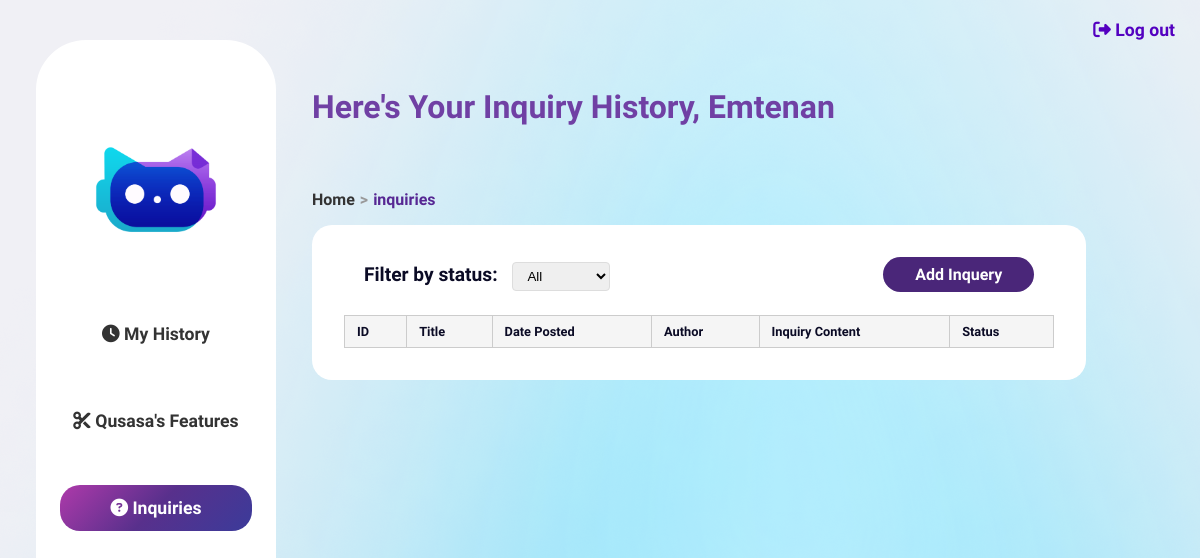
Before: /user_inquiries/ (signed in) with the older database file.
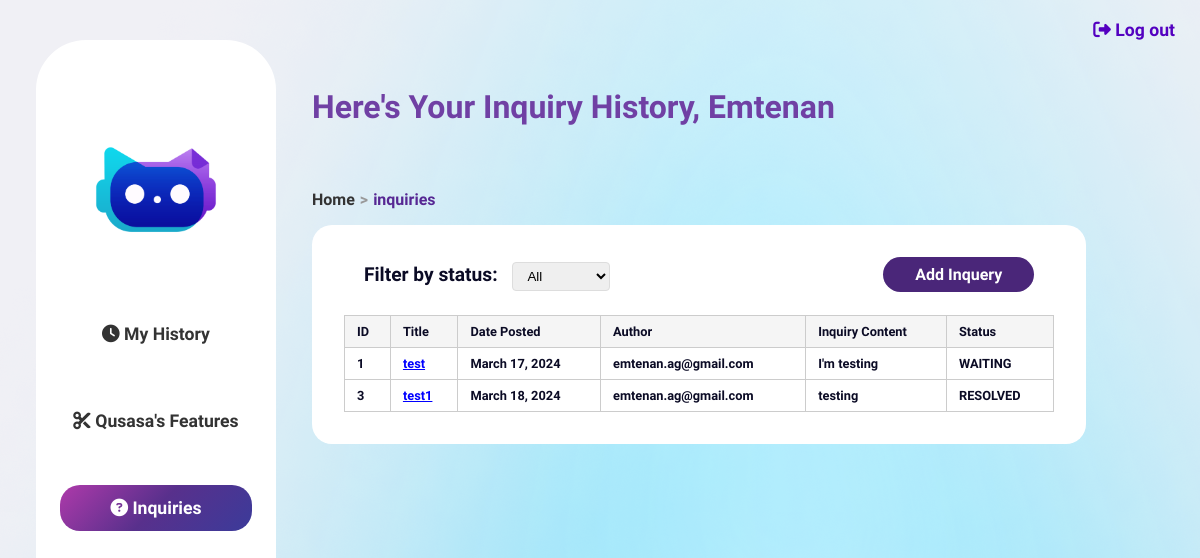
After: the same page with the newer database file.
### qusasa/models.py (models this page shows)
class Inquiry(models.Model):
    title= models.CharField(max_length=1000)
    InqContent=models.TextField()
    RepContent=models.TextField()
    status = models.CharField(max_length=20, choices=STATUS_CHOICES)
    date_posted=models.DateTimeField(auto_now_add=True)
    date_resolved=models.DateTimeField(null=True, blank=True)
    author= models.ForeignKey(settings.AUTH_USER_MODEL, on_delete=models.CASCADE)

class CustomUser(AbstractUser):
    username = None  # remove the username field
    email = models.EmailField(unique=True, verbose_name='email address')
    USERNAME_FIELD = 'email'
    REQUIRED_FIELDS = ['first_name', 'last_name']  # removes email from REQUIRED_FIELDS
    is_verified = models.BooleanField(default=False)
    email_confirmation_code = models.CharField(max_length=30, blank=True, null=True)
    objects = CustomUserManager()

### qusasa/views/auth_views.py (the view)
# urls.py: path('user_inquiries/', views.user_inquiries_view, name='user_inquiries'),
def user_inquiries_view(request):
    user_inquiries = Inquiry.objects.filter(author=request.user)
    context = {
        'posts': user_inquiries
    }
    return render(request, 'qusasa/user_inquiries.html', context)

### qusasa/backend.py (called while the page is built)
    def get_user(self, user_id):
        UserModel = get_user_model()
        try:
            return UserModel.objects.get(pk=user_id)
        except UserModel.DoesNotExist:
            return None

### qusasa/templates/qusasa/user_inquiries.html (shortened to what this page needs)
{% load static %}
{% load custom_filters %}
<!DOCTYPE html>
<html lang="en">
<head>
    <link rel="stylesheet" href="{% static 'qusasa/css/admin.css' %}">
    <link rel="stylesheet" href="{% static 'qusasa/css/base.css' %}">
</head>
<body>
    <a class="log-out" href="{% url 'logout' %}"><i class="fa-solid fa-right-from-bracket"></i>  Log out</a>
      {% include 'side_nav.html' %}
    <div class="content">
        <div class="welcome">
          Here's Your Inquiry History, {{ user.first_name }}
        </div>
        <ul class="breadcrumbs">
          <li><a href="{% url 'base' %}" {% if request.resolver_match.url_name == 'base' %} id="current" {% endif %}> Home</a></li>
          <li><a href="{% url 'user_inquiries' %}" {% if request.resolver_match.url_name == 'user_inquiries' %} id="current" {% endif %} > inquiries</a></li>
      </ul>
        <div class="history">
        <article class="media content-section">
          <div class="controls-container">
          <div class="status-filter">
            <label for="statusFilter">Filter by status:</label>
            <select id="statusFilter" onchange="filterStatus()">
                <option value="all">All</option>
            </select>
          </div>
          <div class="results">
            <div class="object-tools">
              <li>
                <a href="{% url 'add_inquiry'%}" class="addlink">
                  Add Inquery
                </a>
              </li>
            </div>
            <br>
          </div>        </div>
            <table id="result_list">
              <thead>
                <tr>
                  <th scope="col">ID</th>
                  <th scope="col">Title</th>
                  <th scope="col">Date Posted</th>
                  <th scope="col">Author</th>
                  <th scope="col">Inquiry Content</th>
                  <th scope="col">Status</th>
                </tr>
              </thead>
              <tbody>
                {% for post in posts %}
                <tr>
                  <td>{{ post.id}}</td>
                  <td><a href="{% url 'user_display_inquiry' post.id %}" style="color: blue; text-decoration: underline;">{{ post.title }}</a></td>
                  <td>{{ post.date_posted|date:"F d, Y" }}</td>
                  <td>{{ post.author }}</td>
                  <td>{{ post.InqContent }}</td>
                  <td>{{ post.status }}</td>
                </tr>
                {% endfor %}
              </tbody>
            </table>
          </div>
        </div>
</body>
</html>

Changed rows visible on the page:
added Inquiry: id "1", title "test", date_posted "March 17, 2024", author "emtenan.ag@gmail.com", InqContent "I'm testing", status "WAITING"
added Inquiry: id "3", title "test1", date_posted "March 18, 2024", author "emtenan.ag@gmail.com", InqContent "testing", status "RESOLVED"
